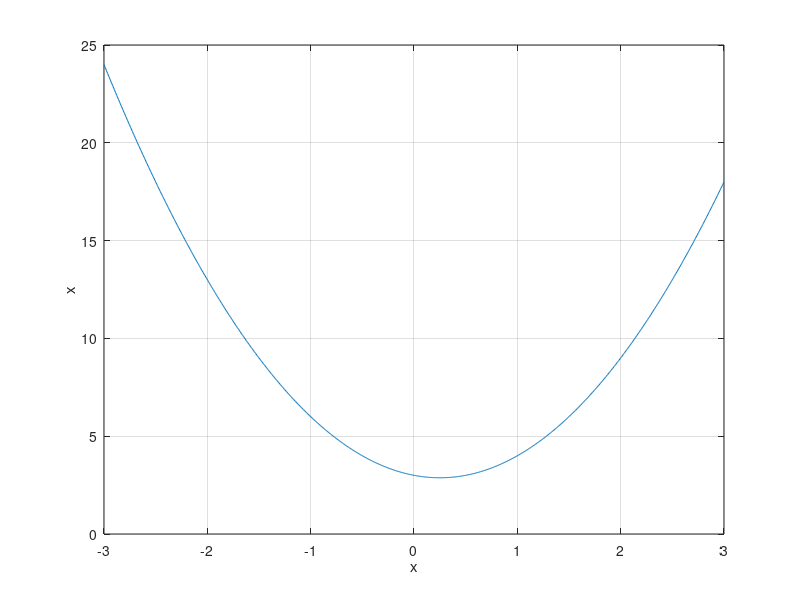

This chart was generated by the following MATLAB code:
clear variables
clc
a = 2;                      % Coefficient of x^2
b = -1;                     % Coefficient of x^1
c = 3;                      % Coefficient of x^0
x = linspace(-3,3,1024)     % Indepentant variable
y = a*x.^2 + b*x + c;       % Dependant variable

figure (1)                  % open a figure window
plot(x,y)                   % plot (x,y)
grid on                     % turn on the grid
xlabel('x')                 % label the x axis
ylabel('x')                 % label the y axis   